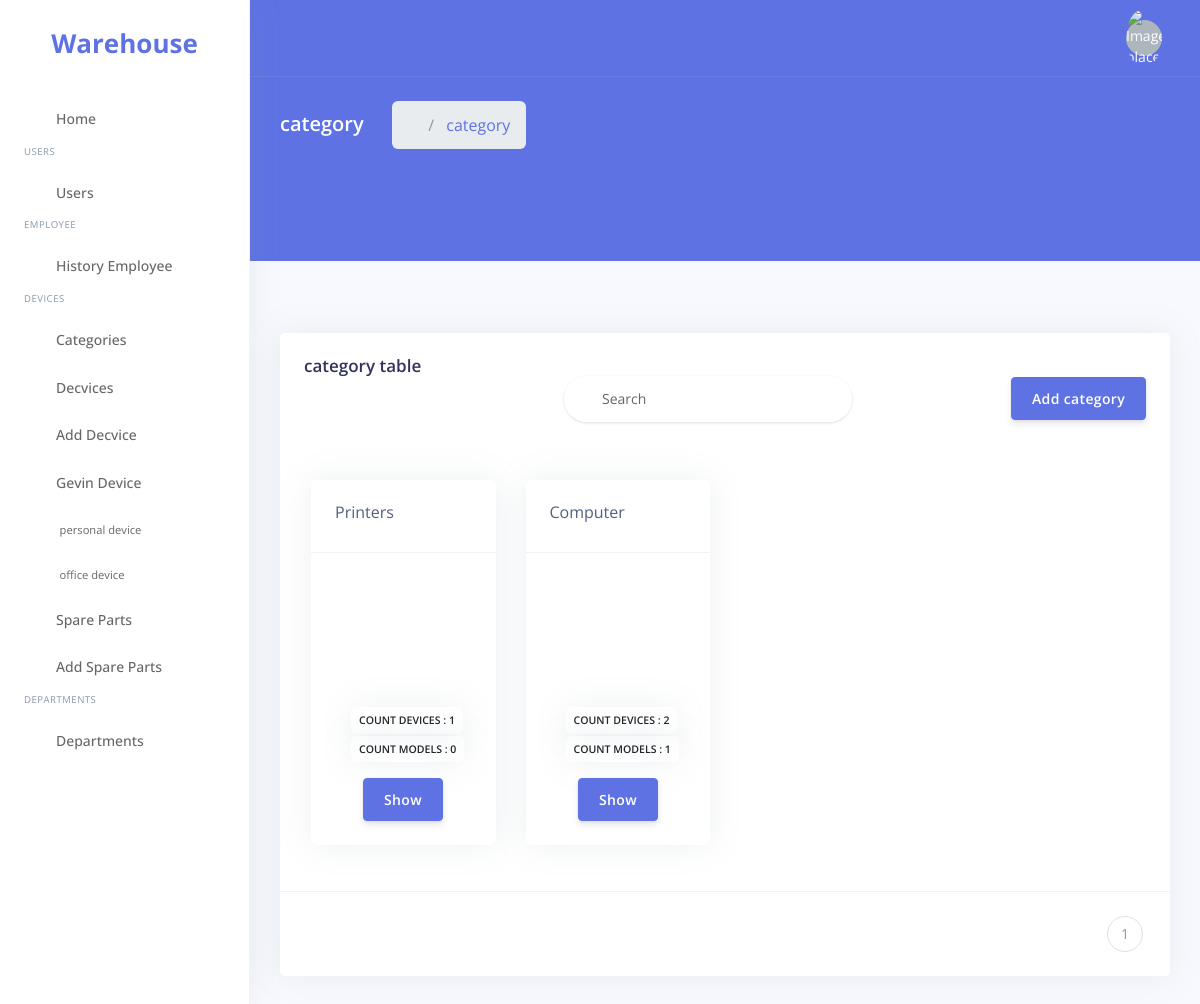
The app's page /catogry/ (signed in) with its own data.
### catogry/models.py (models this page shows, shortened)
class Catogry(models.Model):
    id = models.UUIDField(primary_key=True, default=uuid.uuid4, editable=False)
    name = models.CharField(max_length=50,unique=True)
    descripe = models.TextField(null=True,blank=True)
    created_at = models.DateTimeField(auto_now_add=True,blank=True,null=True)
    ubdate_at = models.DateTimeField(auto_now=True,blank=True,null=True)

### catogry/views.py (the view)
# urls.py: path('',index,name="item.index"),
@login_required
def index(request):
    if request.GET.get('query'):
        catogrys = Catogry.objects.filter(name__contains = request.GET['query'])
    else:
        catogrys = Catogry.objects.all()
    paginator = Paginator(catogrys,15)
    page_number = request.GET.get('page')
    catogry = paginator.get_page(page_number)
    form = CatogryForm()
    return render(request,'catogry/index.html',{'catogry':catogry,'form':form,'range':range(1,catogry.paginator.num_pages+1)})

### catogry/forms.py
class CatogryForm(forms.ModelForm):
    class Meta:
        model = Catogry
        fields = ['name','descripe']
    def __init__(self, *args, **kwargs):
        super().__init__(*args, **kwargs)
        self.fields['name'].widget.attrs.update({'class': 'form-control'})
        self.fields['descripe'].widget.attrs.update({'class': 'form-control'})

### templates/catogry/index.html (shortened to what this page needs)
{% extends 'layouts/base.html' %}
{% block content %}
  <div class="header bg-primary pb-6">
    <div class="container-fluid">
      <div class="header-body">
        <div class="row align-items-center py-4">
          <div class="col-lg-6 col-7">
            <h6 class="h2 text-white d-inline-block mb-0">category</h6>
            <nav aria-label="breadcrumb" class="d-none d-md-inline-block ml-md-4">
              <ol class="breadcrumb breadcrumb-links breadcrumb-dark">
                <li class="breadcrumb-item">
                  <a href="#"><i class="fas fa-home"></i></a>
                </li>
                <li class="breadcrumb-item active">
                  <a href="#">category</a>
                </li>
              </ol>
            </nav>
          </div>
        </div>
      </div>
    </div>
  </div>
  <div class="container-fluid mt-md-6">
    <div class="row">
      <div class="col">
        <div class="card">
          <div class="card-header border-0 d-flex justify-content-between">
            <h3 class="mb-0">category table</h3>
            <form action="{% url 'catogry.index' %}" method="GET" class="navbar-search navbar-search-light form-inline mr-sm-3" id="navbar-search-main">
              <div class="form-group mb-0">
                <div class="input-group input-group-alternative input-group-merge">
                  <div class="input-group-prepend">
                    <span class="input-group-text"><i class="fas fa-search"></i></span>
                  </div>
                  <input class="form-control" name="query" placeholder="Search" type="text" />
                </div>
              </div>
            </form>
            <button type="button" data-toggle="modal" data-target="#AddCat" class="btn btn-primary my-4">Add category</button>
          </div>
          <div class="row m-3">
            {% for item in catogry %}
              <div class="col-md-3">
                <div class="card text-center">
                  <div class="card-header d-flex justify-content-between">
                    <span>{{ item.name }}</span>
                    <div class="dropdown">
                      <a class="btn btn-sm btn-icon-only text-light" href="#" role="button" data-toggle="dropdown" aria-haspopup="true" aria-expanded="false"><i class="fas fa-ellipsis-v"></i></a>
                    </div>
                  </div>
                  <div class="card-body">
                    <i class="fas fa-layer-group text-primary" style="font-size: 7rem;"></i>
                    <p class="card-text m-3">
                      <span class="badge  p-2 text-dark shadow"> count Devices :  {{ forloop.counter }}</span>
                      <span class="badge  p-2 text-dark shadow">count models : {{ item.modal.count }}</span>
                    </p>
                    <a href="{% url 'categry.show' item.id %}" class="btn btn-primary">Show</a>
                  </div>
                </div>
              </div>
            {% endfor %}
          </div>
          <div class="card-footer py-4">
            <nav aria-label="...">
              <ul class="pagination justify-content-end mb-0">
                 {% for i in range %}
                  <li class="page-item {% if i == catogry.number %}{% endif %}">
                    <a class="page-link" href="
                {% if request.GET.query %}{{ request.GET.query }}{% endif %}page={{ i }}">{{ i }}</a>
                  </li>
                {% endfor %}
              </ul>
            </nav>
          </div>
        </div>
      </div>
    </div>
  </div>
{% endblock %}

### records on screen
Catogry: name "Printers", modal.count "0"
Catogry: name "Computer", modal.count "1"

### other values on screen
{{ i }} "1"
